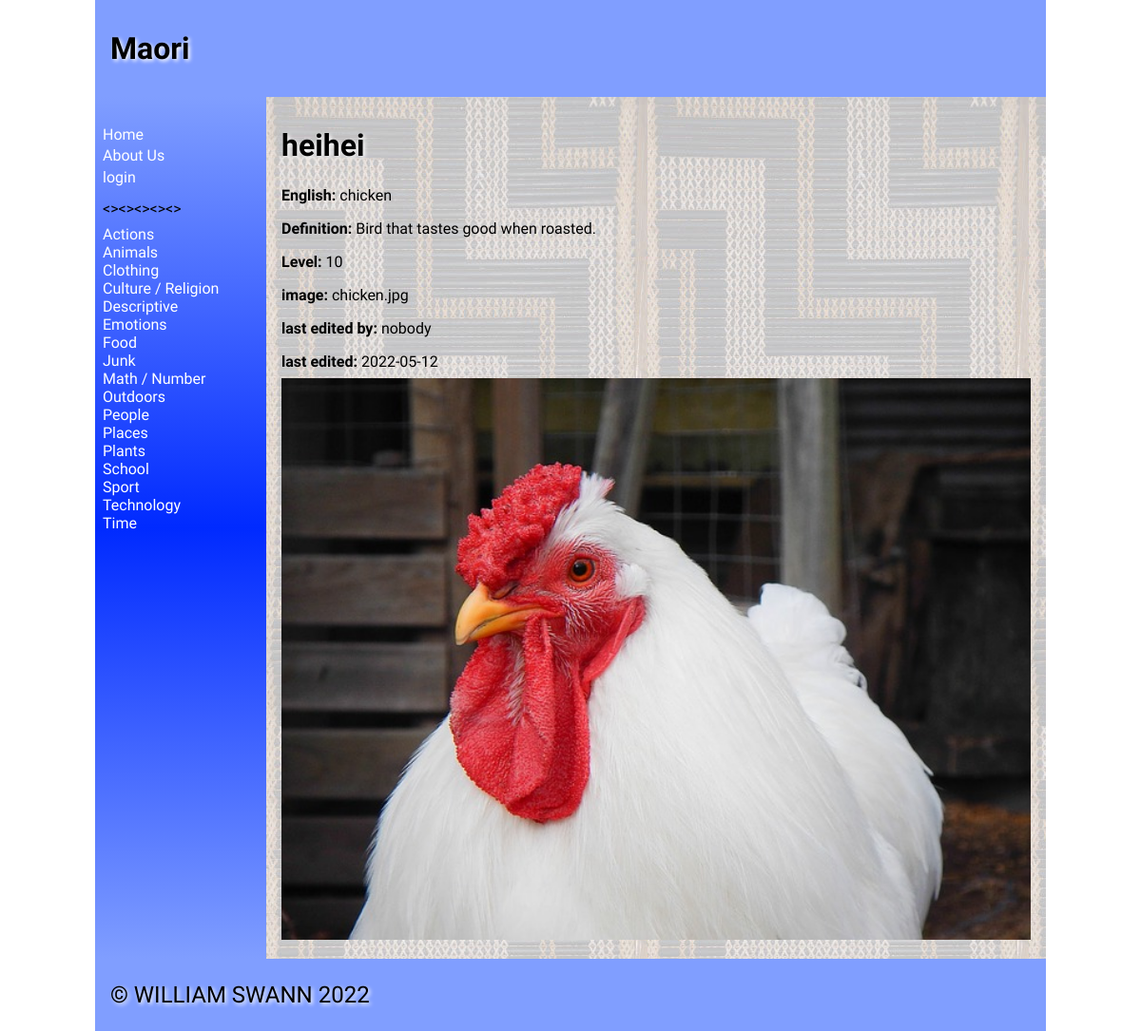
/name/41, run on the app's committed database.
### tables this page shows
CREATE TABLE "catalist"
(
    catali  varchar(30),
    cata_id integer
        constraint catalist_pk
            primary key autoincrement
);

CREATE TABLE "product"
(
    name_id    integer
        constraint product_pk
            primary key autoincrement,
    name       varchar(30),
    english    varchar(30),
    category   varchar(100),
    definition varchar(300),
    level      integer,
    image      varchar(100),
    cata_id    integer,
    date_time  vatchar(100),
    edited_by  varchar(30)
);

### app.py (the view, shortened to what this page needs)
@app.route("/name/<name_id>", methods=["GET", "POST"])
def render_maoriword(name_id):
    cata_list = sidenav1()
    con = create_connection(DB_NAME)
    query = """SELECT name_id, name, english, cata_id, category, definition, level, image, date_time,edited_by FROM product WHERE name_id=? ORDER BY name"""
    cur = con.cursor()
    cur.execute(query, (name_id,))
    maori_list = cur.fetchall()
    query = """SELECT cata_id, catali FROM catalist WHERE cata_id=?"""
    cur = con.cursor()
    cur.execute(query, (maori_list[0][3],))
    cata_names_list = cur.fetchall()
    return render_template("name.html", cata_names_list=cata_names_list, catagories=cata_list, maori=maori_list, logged_in=is_logged_in(), teacher=is_teacher())

### app.py (called while the page is built)
def create_connection(db_file):
    try:
        connection = sqlite3.connect(db_file)
        return connection
    except Error as e:
        print(e)
    return None

def sidenav1():
    con = create_connection(DB_NAME)
    query = """SELECT cata_id, catali FROM catalist ORDER BY catali"""
    cur = con.cursor()
    cur.execute(query)
    cata_list = cur.fetchall()
    con.commit()
    con.close()
    return cata_list

def is_logged_in():
    if session.get("email") is None:
        print("not logged in")
        return False
    else:
        print("logged in")
        return True

def is_teacher():
    if session.get("teacher") == "on":
        print("is Teacher")
        return True
    else:
        print("not Teacher")
        return False

### templates/name.html (shortened to what this page needs)
{% extends 'base1.html' %}
{% block main %}
           {% for product in maori%}
                <h1>{{ product[1] }}</h1>
                <p><strong>English: </strong>{{ product[2] }}</p>
                <p><strong>Definition: </strong>{{ product[5] }}</p>
                <p><strong>Level: </strong>{{ product[6] }}</p>
                <p><strong>image: </strong>{{ product[7] }}</p>
                <p><strong>last edited by: </strong>{{ product[9] }}</p>
                <p><strong>last edited: </strong>{{ product[8] }}</p>
                <img src="/static/images/{{ product[7] }}">
                {%endfor%}
{% endblock %}

### templates/base1.html (shortened to what this page needs)
<!doctype html>
<html lang="en">
<head>
	<link href="{{ url_for('static', filename='style.css') }}" rel="stylesheet">
</head>
<body>
	<div id="container">
		<header>
			<h1>Maori{% block heading %}{% endblock %}</h1>
		</header>
		<nav>
			<ul>
                <li><a href="\">Home</a></li>
            <a href="/contact">About Us</a><li>
			{% if logged_in %}
			<a href="/logout">logout</a><li>
			{% else %}
            <a href="/login">login</a><li>
			{% endif %}
				<p><><><><><></p>
			{% for catalist in catagories %}
        <div>
            <a href="/catagories/{{ catalist[0] }}">{{ catalist[1] }}</a>
        </div>
    		{% endfor %}
			</ul>
		</nav>
		<main>
            {% block main%}{% endblock %}
        </main>
		<footer>
			<p>
				&copy; WILLIAM SWANN 2022
			</p>
		</footer>
	</div>
</body>
</html>

### static/style.css (style rules this page uses)
* { font-family: Comfortaa, sans-serif; margin: 0; padding: 0; box-sizing: border-box; }
#container { display: grid; grid-template-columns: 75px auto; grid-template-areas: 'nav header' 'main main' 'footer footer'; }
header { grid-area: header; background-color: #809eff; padding: 1rem; }
nav { grid-area: nav; }
main { grid-area: main; padding: 1rem; background-color: #edd; }
h1, h2, h3, h4 { padding: 1rem 0; font-family: 'Suez One', serif; color: #000; text-shadow: 2px 2px 4px #fff; }
p { padding: 0.5rem 0; }
a { color: #222; }
img { width: 100%; }
footer { grid-area: footer; padding: 1rem; background-color: #809eff; }
footer p { color: #000000; text-shadow: 2px 2px 4px #fff; font-size: 1.5rem; }
@media only screen and (min-width: 768px) { #container { grid-template-columns: 180px auto; grid-template-areas: 'header header' 'nav main' 'footer footer'; } }
@media only screen and (min-width: 768px) { nav { background: linear-gradient(180deg, rgb(128, 158, 255) 0%, rgb(0, 42, 255) 50%, rgb(128, 158, 255) 100%); padding: 0.5rem; } }
@media only screen and (min-width: 768px) { nav ul { list-style: none; } }
@media only screen and (min-width: 768px) { nav li { padding: 0.2rem 0; } }
@media only screen and (min-width: 768px) { nav a { color: #fff; text-decoration: none; } }
@media only screen and (min-width: 768px) { main { background-image: url('poutama.jpg'); background-color: rgba(0, 59, 255, 0.18); } }
@media only screen and (min-width: 1000px) { #container { width: 1000px; margin: auto; } }

### data on the page
catalist: catali "Actions"
catalist: catali "Animals"
catalist: catali "Clothing"
catalist: catali "Culture / Religion"
catalist: catali "Descriptive"
catalist: catali "Emotions"
catalist: catali "Food"
catalist: catali "Junk"
catalist: catali "Math / Number"
catalist: catali "Outdoors"
catalist: catali "People"
catalist: catali "Places"
catalist: catali "Plants"
catalist: catali "School"
catalist: catali "Sport"
catalist: catali "Technology"
catalist: catali "Time"
product: name "heihei", english "chicken", definition "Bird that tastes good when roasted.", level "10", image "chicken.jpg", edited_by "nobody", date_time "2022-05-12", image (picture)
